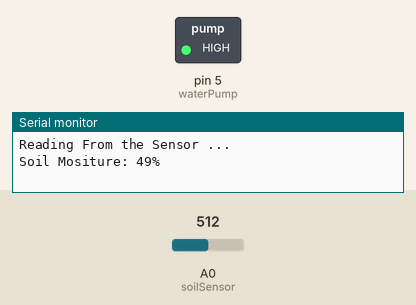
Simulated run of this sketch. Board: Arduino Uno, built with avr-gcc and run on an emulated ATmega328P. On the bench: switched loads named in the sketch (green lamp = pin HIGH), the last lines printed to the serial monitor. The test bench sets the inputs (shaded band); at power-on: A0 (soilSensor) = 512.

Above: at 3.2 s.
3.3 s: A0 (soilSensor) set to 593
6.0 s: A0 (soilSensor) set to 618
At 6.8 s:
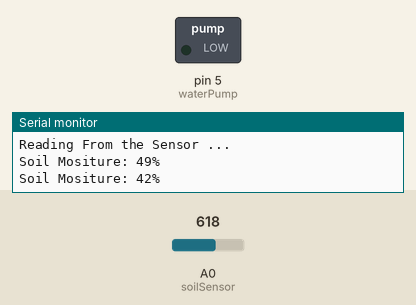
11.5 s: A0 (soilSensor) set to 511
At 12.0 s:
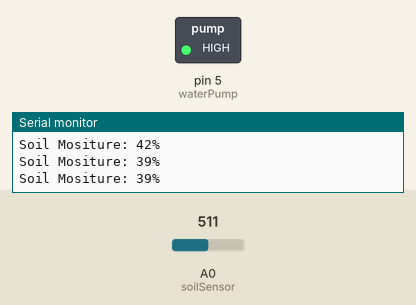
14.2 s: A0 (soilSensor) set to 716
At 16.8 s:
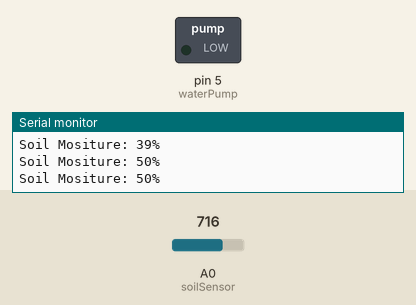
Timing chart, 0 to 21.1 s (numbered marks = the images above; inputs shaded):
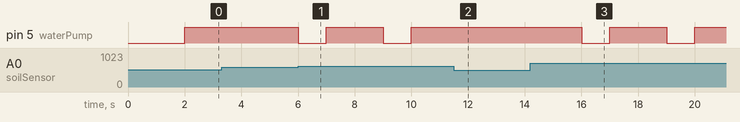

The sketch:

Gikfun_Auto_H20_Sys.ino
```cpp
/**********
 * SOIL MOISTURE TEST SKETCH
 * Written by Willy Kjellstrom
 *
 * This sketch reads the value of a soil moisture sensor from pin A0 and then maps the
 * analog reading to a 0-100 percentage before printing to the serial monitor. The analog
 * values on LINE 30 need to reflect a more accurate percentage.
 *
 * High Value on A0 (1023) = Dry
 * Low Value on A0 (0) = Wet
 *
 */

int soilSensor = A0; //Signal pin from the soil moisture sensor.
int soilReading; //Reading value of soil moisture meter.
int waterPump = 5;

void setup() {

  Serial.begin(9600);
  Serial.println("Reading From the Sensor ...");
  pinMode(waterPump, OUTPUT);
  delay(2000);

}

void loop() {

  soilReading = analogRead(soilSensor); //Read soil sensor.
  soilReading = map(soilReading,1023,0,0,100); //Reverse mapping for percentage. This needs to be changed.

  if (soilReading <= 40) {
    digitalWrite(waterPump,LOW);
    delay(1000);
    digitalWrite(waterPump,HIGH);
  }
  else {
    digitalWrite(waterPump,HIGH);
  }

  //Print soil reading to the serial monitor.
  Serial.print("Soil Mositure: ");
  Serial.print(soilReading);
  Serial.println("%");

  //Two second delay before beginning loop again.
  delay(2000);

}
```

Measured:
- the behaviour switches between 603 and 604 on A0 (soilSensor) (found by bisection; images 0 and 1)
- after the input at 6.0 s, pin 5 (waterPump): alternates HIGH for 2.0 s and LOW for 1.0 s, starting at once
- after the input at 11.5 s, pin 5 (waterPump): stays HIGH (without the input it goes to LOW after 0.50 s)
- after the input at 14.2 s, pin 5 (waterPump): alternates HIGH for 2.0 s and LOW for 1.0 s, starting after 1.8 s
